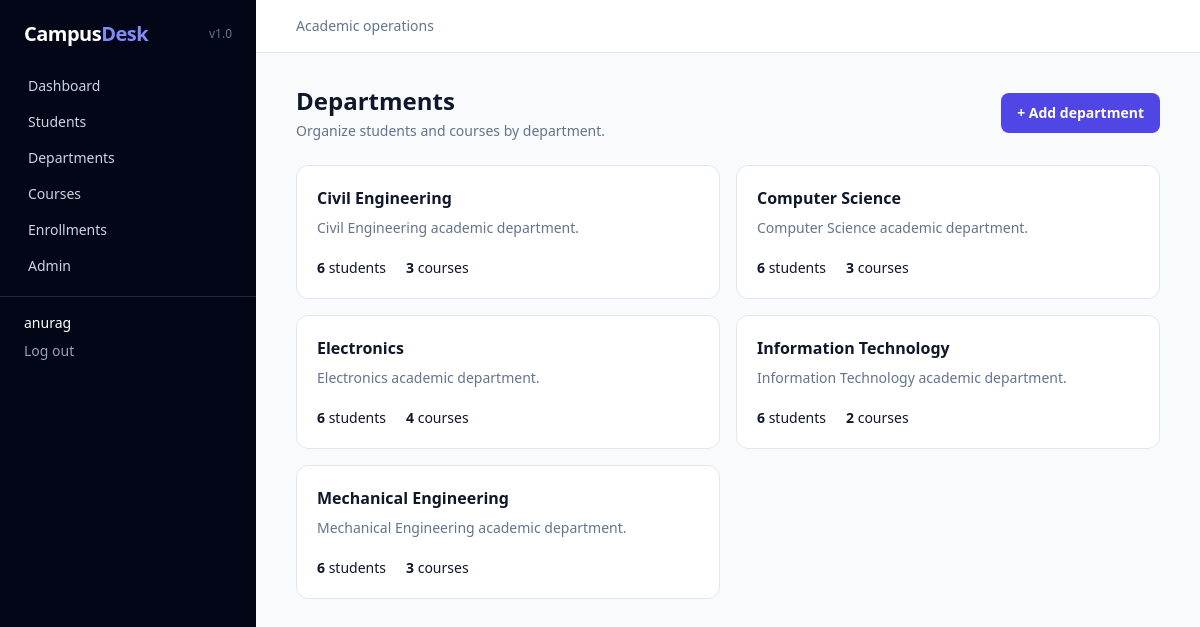
The app's page /departments/ (signed in) with its own data.
### students/models.py (models this page shows, shortened)
class Department(models.Model):
	name = models.CharField(max_length=120, unique=True)
	description = models.TextField(blank=True)
	created_at = models.DateTimeField(auto_now_add=True)
	class Meta:
		ordering = ['name']

### students/views.py (the view)
# urls.py: path('departments/', views.department_list, name='department_list'),
@login_required
def department_list(request):
	return render(request, 'students/department_list.html', {'departments': Department.objects.all()})

### templates/students/department_list.html
{% extends 'base.html' %}{% block title %}Departments | Campus Desk{% endblock %}{% block content %}<div class="flex items-center justify-between"><div><h1 class="text-2xl font-bold">Departments</h1><p class="mt-1 text-sm text-slate-500">Organize students and courses by department.</p></div><a href="{% url 'department_create' %}" class="rounded-lg bg-indigo-600 px-4 py-2.5 text-sm font-semibold text-white">+ Add department</a></div><div class="mt-6 grid gap-4 md:grid-cols-2 xl:grid-cols-3">{% for department in departments %}<a href="{% url 'department_detail' department.pk %}" class="rounded-xl border border-slate-200 bg-white p-5 hover:border-indigo-300"><h2 class="font-semibold">{{ department.name }}</h2><p class="mt-2 line-clamp-2 text-sm text-slate-500">{{ department.description|default:'No description provided.' }}</p><div class="mt-5 flex gap-5 text-sm"><span><strong>{{ department.students.count }}</strong> students</span><span><strong>{{ department.courses.count }}</strong> courses</span></div></a>{% empty %}<div class="rounded-xl border border-dashed border-slate-300 p-10 text-center text-slate-500 md:col-span-2 xl:col-span-3">No departments yet.</div>{% endfor %}</div>{% endblock %}

### templates/base.html (shortened to what this page needs)
{% load static %}
<!doctype html>
<html lang="en">
<head>
  <script src="https://cdn.tailwindcss.com"></script>
</head>
<body class="min-h-screen bg-slate-50 text-slate-900">
  {% if user.is_authenticated %}
  <div class="min-h-screen lg:flex">
    <aside class="bg-slate-950 text-slate-300 lg:min-h-screen lg:w-64">
      <div class="flex items-center justify-between px-6 py-5"><a href="{% url 'dashboard' %}" class="text-xl font-bold tracking-tight text-white">Campus<span class="text-indigo-400">Desk</span></a><span class="text-xs text-slate-500">v1.0</span></div>
      <nav class="flex gap-1 overflow-x-auto px-3 pb-3 lg:block lg:px-4" aria-label="Main navigation">
        <a href="{% url 'dashboard' %}" class="block whitespace-nowrap rounded-lg px-3 py-2 text-sm hover:bg-slate-800 hover:text-white">Dashboard</a>
        <a href="{% url 'student_list' %}" class="block whitespace-nowrap rounded-lg px-3 py-2 text-sm hover:bg-slate-800 hover:text-white">Students</a>
        <a href="{% url 'department_list' %}" class="block whitespace-nowrap rounded-lg px-3 py-2 text-sm hover:bg-slate-800 hover:text-white">Departments</a>
        <a href="{% url 'course_list' %}" class="block whitespace-nowrap rounded-lg px-3 py-2 text-sm hover:bg-slate-800 hover:text-white">Courses</a>
        <a href="{% url 'enrollment_list' %}" class="block whitespace-nowrap rounded-lg px-3 py-2 text-sm hover:bg-slate-800 hover:text-white">Enrollments</a>
        <a href="/admin/" class="block whitespace-nowrap rounded-lg px-3 py-2 text-sm hover:bg-slate-800 hover:text-white">Admin</a>
      </nav>
      <div class="border-t border-slate-800 px-6 py-4 text-sm"><div class="truncate text-white">{{ user.get_username }}</div><form method="post" action="{% url 'logout' %}" class="mt-2">{% csrf_token %}<button class="text-slate-400 hover:text-white">Log out</button></form></div>
    </aside>
    <main class="flex-1"><header class="border-b border-slate-200 bg-white px-5 py-4 lg:px-10"><div class="mx-auto max-w-7xl"><p class="text-sm text-slate-500">Academic operations</p></div></header><div class="mx-auto max-w-7xl px-5 py-8 lg:px-10">
      {% block content %}{% endblock %}
    </div></main>
  </div>
  {% else %}{% block auth_content %}{% endblock %}{% endif %}
</body>
</html>

### records on screen
Department: name "Civil Engineering", description "Civil Engineering academic department.", students.count "6", courses.count "3"
Department: name "Computer Science", description "Computer Science academic department.", students.count "6", courses.count "3"
Department: name "Electronics", description "Electronics academic department.", students.count "6", courses.count "4"
Department: name "Information Technology", description "Information Technology academic department.", students.count "6", courses.count "2"
Department: name "Mechanical Engineering", description "Mechanical Engineering academic department.", students.count "6", courses.count "3"

### other values on screen
{{ user.get_username }} "anurag"
